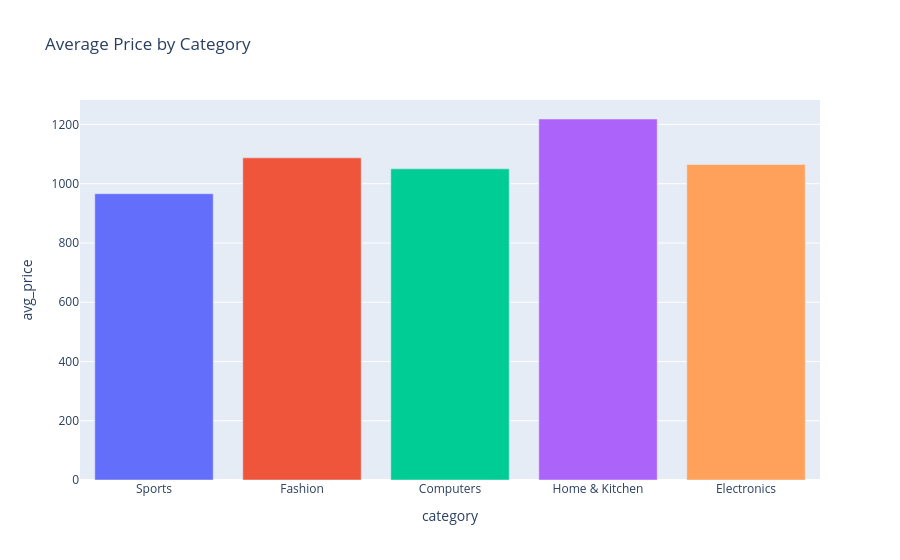

This figure's notebook cell:
### Markdown cell above
## Average Price by Category

### Code cell
pipeline = [{'$group': {'_id': '$category', 'avg_price': {'$avg': '$price'}}}]
avg_df = pd.DataFrame(list(products.aggregate(pipeline)))
avg_df.columns = ['category','avg_price']

fig = px.bar(
    avg_df,
    x='category',
    y='avg_price',
    color='category',
    color_discrete_sequence=px.colors.qualitative.Plotly,
    title='Average Price by Category'
)
fig.update_layout(showlegend=False)
fig.show()

### Figure 1 — Plotly figure (JSON) as saved in the notebook; plotly's stock layout.template omitted (floating-point values rounded to 4 significant figures)
{"data": [{"hovertemplate": "category=%{x}<br>avg_price=%{y}<extra></extra>", "legendgroup": "Sports", "marker": {"color": "#636EFA", "pattern": {"shape": ""}}, "name": "Sports", "orientation": "v", "showlegend": true, "textposition": "auto", "type": "bar", "x": ["Sports"], "xaxis": "x", "y": [966.2], "yaxis": "y"}, {"hovertemplate": "category=%{x}<br>avg_price=%{y}<extra></extra>", "legendgroup": "Fashion", "marker": {"color": "#EF553B", "pattern": {"shape": ""}}, "name": "Fashion", "orientation": "v", "showlegend": true, "textposition": "auto", "type": "bar", "x": ["Fashion"], "xaxis": "x", "y": [1087.0], "yaxis": "y"}, {"hovertemplate": "category=%{x}<br>avg_price=%{y}<extra></extra>", "legendgroup": "Computers", "marker": {"color": "#00CC96", "pattern": {"shape": ""}}, "name": "Computers", "orientation": "v", "showlegend": true, "textposition": "auto", "type": "bar", "x": ["Computers"], "xaxis": "x", "y": [1050.0], "yaxis": "y"}, {"hovertemplate": "category=%{x}<br>avg_price=%{y}<extra></extra>", "legendgroup": "Home & Kitchen", "marker": {"color": "#AB63FA", "pattern": {"shape": ""}}, "name": "Home & Kitchen", "orientation": "v", "showlegend": true, "textposition": "auto", "type": "bar", "x": ["Home & Kitchen"], "xaxis": "x", "y": [1218.0], "yaxis": "y"}, {"hovertemplate": "category=%{x}<br>avg_price=%{y}<extra></extra>", "legendgroup": "Electronics", "marker": {"color": "#FFA15A", "pattern": {"shape": ""}}, "name": "Electronics", "orientation": "v", "showlegend": true, "textposition": "auto", "type": "bar", "x": ["Electronics"], "xaxis": "x", "y": [1065.0], "yaxis": "y"}], "layout": {"barmode": "relative", "legend": {"title": {"text": "category"}, "tracegroupgap": 0}, "showlegend": false, "title": {"text": "Average Price by Category"}, "xaxis": {"anchor": "y", "categoryarray": ["Sports", "Fashion", "Computers", "Home & Kitchen", "Electronics"], "categoryorder": "array", "domain": [0, 1], "title": {"text": "category"}}, "yaxis": {"anchor": "x", "domain": [0, 1], "title": {"text": "avg_price"}}}}
